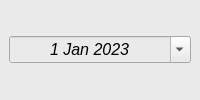
<?xml version="1.0" encoding="UTF-8"?>
<ui version="4.0">
 <class>Form</class>
 <widget class="QWidget" name="Form">
  <property name="geometry">
   <rect>
    <x>0</x>
    <y>0</y>
    <width>200</width>
    <height>100</height>
   </rect>
  </property>
  <property name="minimumSize">
   <size>
    <width>200</width>
    <height>100</height>
   </size>
  </property>
  <property name="maximumSize">
   <size>
    <width>200</width>
    <height>16777215</height>
   </size>
  </property>
  <property name="windowTitle">
   <string>Form</string>
  </property>
  <property name="styleSheet">
   <string notr="true">background-color: rgb(234, 234, 234);
color: rgb(0, 0, 0);</string>
  </property>
  <layout class="QVBoxLayout" name="verticalLayout">
   <property name="spacing">
    <number>0</number>
   </property>
   <property name="leftMargin">
    <number>0</number>
   </property>
   <property name="topMargin">
    <number>0</number>
   </property>
   <property name="rightMargin">
    <number>0</number>
   </property>
   <property name="bottomMargin">
    <number>0</number>
   </property>
   <item>
    <widget class="QWidget" name="w_principal" native="true">
     <property name="styleSheet">
      <string notr="true">color: rgb(0, 0, 0);</string>
     </property>
     <layout class="QVBoxLayout" name="verticalLayout_2">
      <item>
       <widget class="QDateEdit" name="date_edit_date_movement">
        <property name="font">
         <font>
          <family>Arial</family>
          <pointsize>12</pointsize>
          <italic>true</italic>
         </font>
        </property>
        <property name="alignment">
         <set>Qt::AlignCenter</set>
        </property>
        <property name="readOnly">
         <bool>false</bool>
        </property>
        <property name="calendarPopup">
         <bool>true</bool>
        </property>
        <property name="date">
         <date>
          <year>2023</year>
          <month>1</month>
          <day>1</day>
         </date>
        </property>
       </widget>
      </item>
     </layout>
    </widget>
   </item>
  </layout>
 </widget>
 <resources/>
 <connections/>
</ui>
